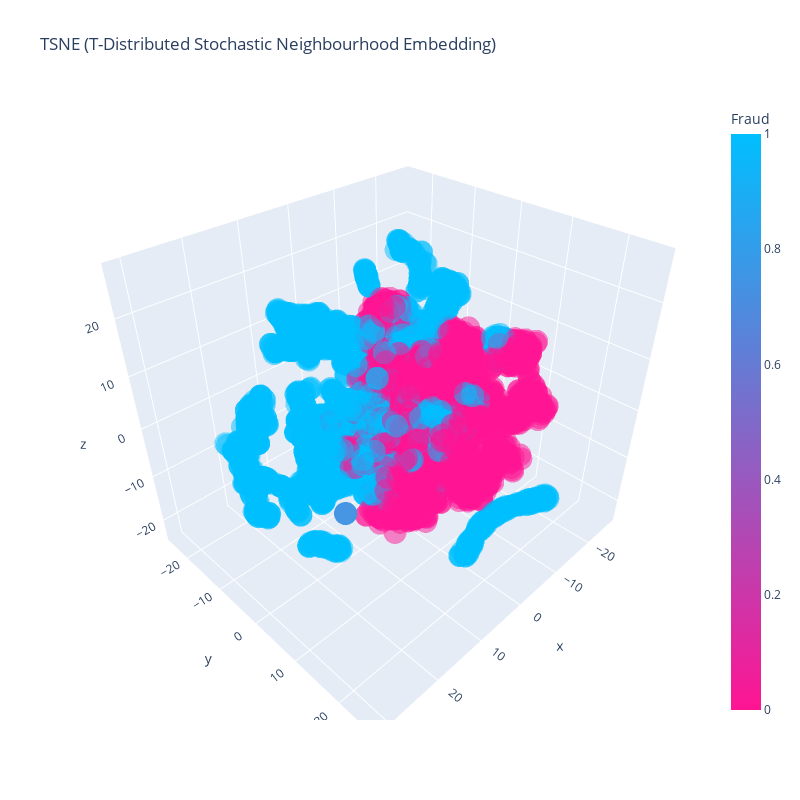

Write notebook code for a chart like this one.
### Code cell
# plotting a 3D scatter plot 

trace1 = go.Scatter3d(
    x=tsne3d[:,0],
    y=tsne3d[:,1],
    z=tsne3d[:,2],
    mode='markers',
    marker=dict(
        color = y_vis,
        colorscale = ['deeppink', 'deepskyblue'],
        colorbar = dict(title = 'Fraud'),
        line=dict(color='rgb(255, 255, 255)'),
        opacity=0.5
    )
)

data=[trace1]

layout = dict(title = 'TSNE (T-Distributed Stochastic Neighbourhood Embedding)',
              showlegend= False, height=800, width=800,)

fig=dict(data=data, layout=layout)
py.iplot(fig, filename='3DBubble')

### Figure 1 — Plotly figure (JSON) as saved in the notebook; plotly's stock layout.template omitted (floating-point values rounded to 4 significant figures; data arrays with more than 128 entries replaced by an {"elided": "..."} marker saying what was removed)
{"data": [{"marker": {"color": {"elided": "5000 int values"}, "colorbar": {"title": {"text": "Fraud"}}, "colorscale": [[0, "deeppink"], [1, "deepskyblue"]], "line": {"color": "rgb(255, 255, 255)"}, "opacity": 0.5}, "mode": "markers", "type": "scatter3d", "x": {"elided": "5000 float values"}, "y": {"elided": "5000 float values"}, "z": {"elided": "5000 float values"}}], "layout": {"height": 800, "showlegend": false, "title": {"text": "TSNE (T-Distributed Stochastic Neighbourhood Embedding)"}, "width": 800}}
